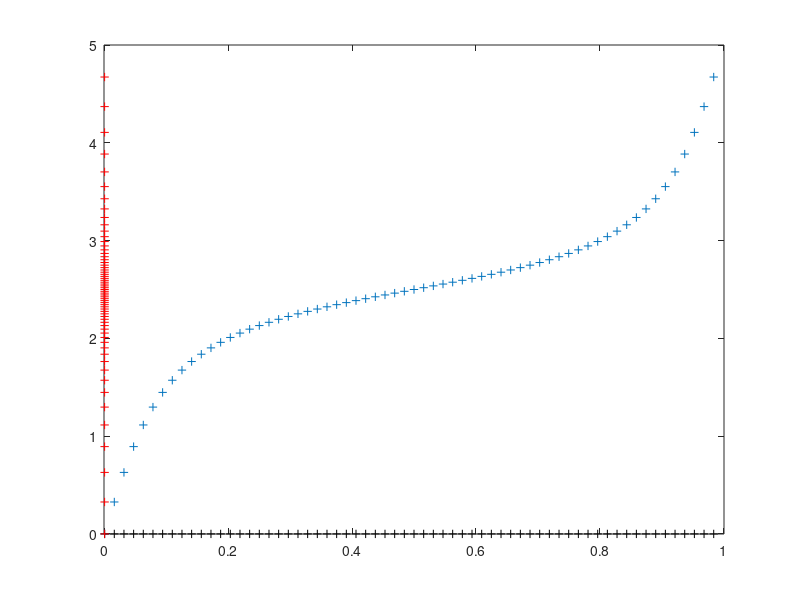

Write the MATLAB code that produced this figure. (Note: this script raises an error after producing the figure.)
% script <a href="matlab:StretchedFourierTest">StretchedFourierTest</a>
% Plot the grid used in the stretched Fourier method for given values of L, beta, and N,
% then define a function on the stretched grid and differentiate using (5.50) and (5.51).
% See <a href="matlab:NRweb">Numerical Renaissance: simulation, optimization, & control</a>, Section 5.12.
% Part of <a href="matlab:help NRC">Numerical Renaissance Codebase 1.0</a>, <a href="matlab:help NRchap05">Chapter 5</a>; please read the <a href="matlab:help NRcopyleft">copyleft</a>.

clear, close all, L=5, beta=.8, N=64  % First, compute a stretched grid (fiddle here!)
s=[0:1/N:1-1/N]; alpha=(-beta+sqrt(beta^2+4/L^2))/2, t=atan(sqrt(1+beta/alpha)*tan(pi*s));
for j=1:N, if t(j)<0, t(j)=t(j)+pi; end, end  % Needed to shift the atan output to [0,pi].
x=t/(pi*sqrt(alpha*(alpha+beta)));
figure(1); plot(s,x,'+',s,x*0,'k+',s*0,x,'r+'), e=.001; axis([0-e 1+e 0-e L+e])

% Now, set up a periodic function on the stretched grid to differentiate. (fiddle here!)
k1=6*pi/L; u=sin(x*k1);
fe=k1*cos(x*k1); ge=-k1^2*sin(x*k1); % fe and ge are the exact 1st & 2nd derivatives of u

uhat=FFTdirect(u,N,-1);                                       % Compute FFT (in s) of u.
uhat=[uhat(N/2+2:N) uhat(1:N/2) 0]; k(1,:)=2*pi*[-N/2+1:N/2]; % Order uhat & k sequentially

a(2:N)  =-i*k(1:N-1)*beta/4;                     % Using (5.50), numerically compute du/dx
b(1:N)  = i*k(1:N)  *(alpha+beta/2);
c(1:N-1)=-i*k(2:N)  *beta/4;
fhat(1)=b(1).*uhat(1)+c(1).*uhat(1); 
fhat(2:N-1)=a(2:N-1).*uhat(1:N-2)+b(2:N-1).*uhat(2:N-1)+c(2:N-1).*uhat(3:N);
fhat(N)=a(N).*uhat(N-1)+b(N).*uhat(N);
fhat=[fhat(N/2:N) fhat(1:N/2-1)]; f=FFTdirect(fhat,N,1);
figure(2); plot(x,real(f),'x',x,fe,'-'), title('First derivative of u')

a(3:N)  =-k(1:N-2).*(k(1:N-2)+2*pi)*beta^2/16;   % Using (5.51), compute d^2u/dx^2
b(2:N)  = k(1:N-1).*(k(1:N-1)+  pi)*(2*alpha*beta+beta^2)/4;
c(1:N)  =-k(1:N).^2*(alpha^2+alpha*beta+3*beta^2/8);
d(1:N-1)= k(2:N)  .*(k(2:N)  -  pi)*(2*alpha*beta+beta^2)/4;
e(1:N-2)=-k(3:N)  .*(k(3:N)  -2*pi)*beta^2/16;
ghat(1)=c(1)*uhat(1)+d(1)*uhat(2)+e(1)*uhat(3);
ghat(2)=b(2)*uhat(1)+c(2)*uhat(2)+d(2)*uhat(3)+e(2)*uhat(4);
ghat(3:N-2)=a(3:N-2).*uhat(1:N-4)+b(3:N-2).*uhat(2:N-3)+c(3:N-2).*uhat(3:N-2)+...
            d(3:N-2).*uhat(4:N-1)+e(3:N-2).*uhat(5:N);
ghat(N-1)=a(N-1)*uhat(N-3)+b(N-1)*uhat(N-2)+c(N-1)*uhat(N-1)+d(N-1)*uhat(N);
ghat(N)  =a(N)  *uhat(N-2)+b(N)  *uhat(N-1)+c(N)  *uhat(N);
ghat=[ghat(N/2:N) ghat(1:N/2-1)]; g=FFTdirect(ghat,N,1);
figure(3); plot(x,real(g),'x',x,ge,'-'), title('Second derivative of u')

% end script StretchedFourierTest
